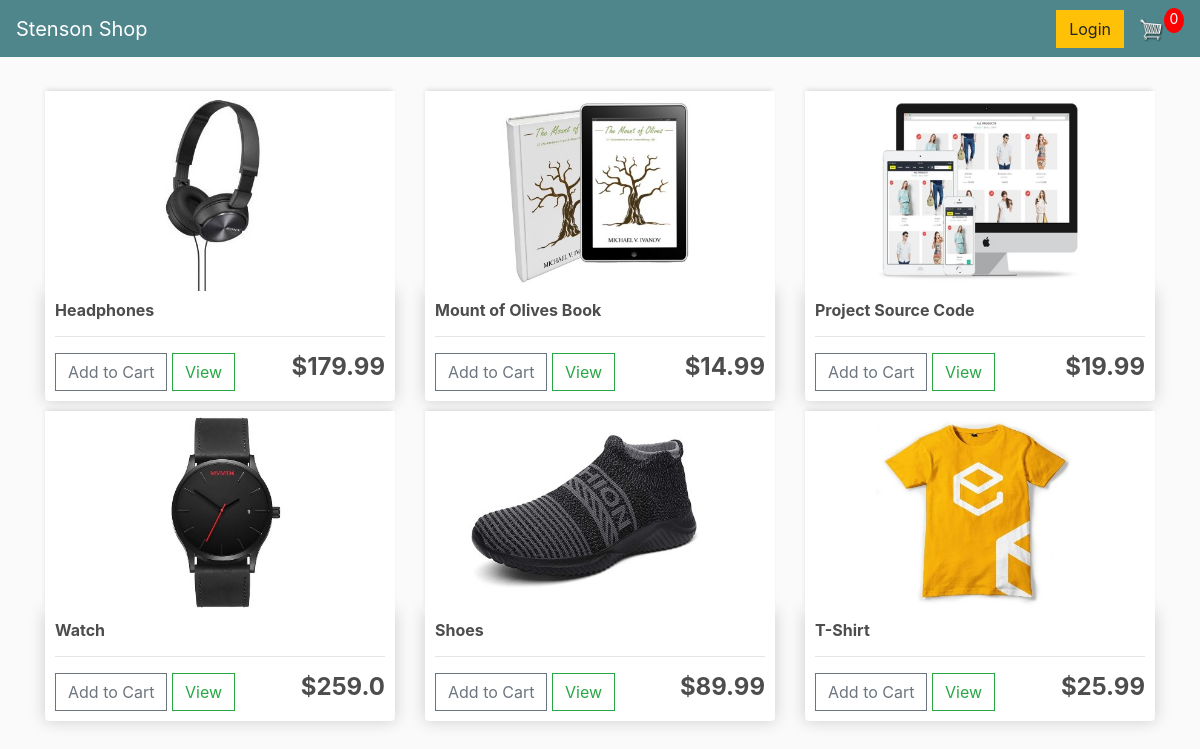
The app's page /, older data.
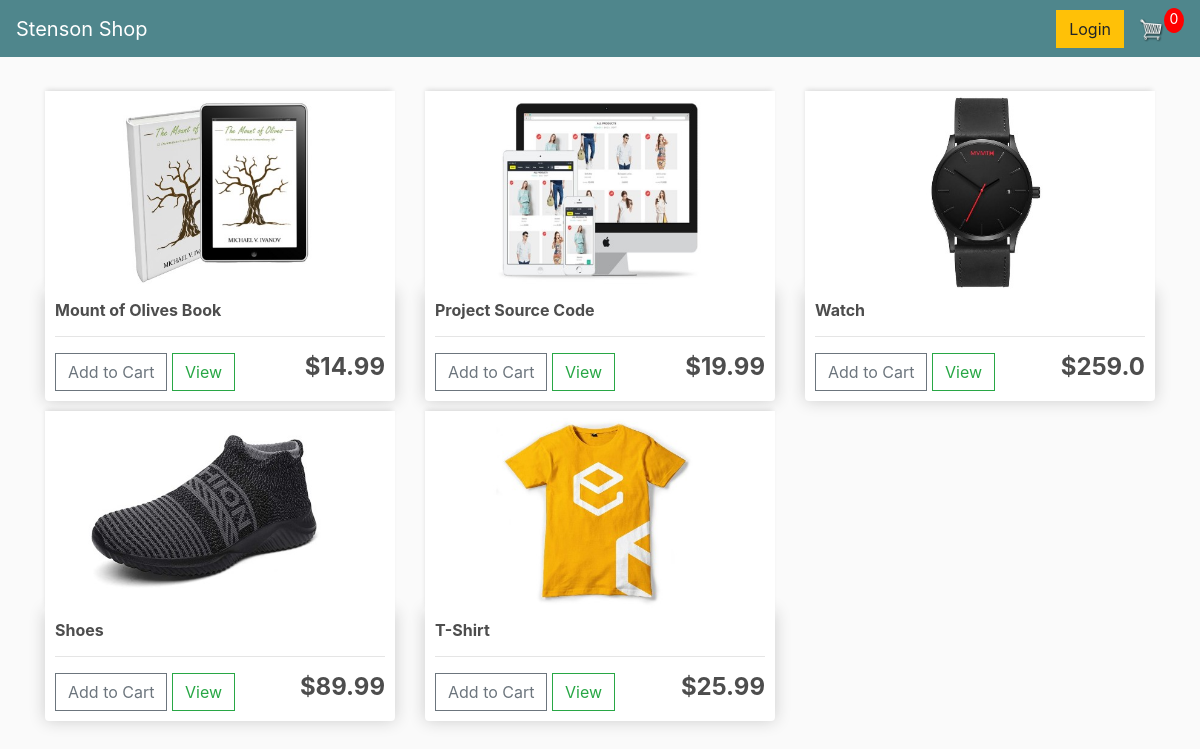
The same page, newer data.
### store/models.py (models this page shows, shortened)
class Product(models.Model):
    name = models.CharField(max_length=200)
    price = models.FloatField()
    digital = models.BooleanField(default=False, null=True, blank=True)
    image = models.ImageField(null=True, blank=True)

### store/views.py (the view)
# urls.py: path('', include('store.urls')),
def store(request):
    data = cartData(request)
    cartItems = data['cartItems']
    order = data['order']
    items = data['items']
    products = Product.objects.all()
    context = {'products': products, 'cartItems': cartItems}
    return render(request, 'store/store.html', context)

### store/utils.py (called while the page is built, shortened)
def cookieCart(request):
    try:
        cart = json.loads(request.COOKIES['cart'])
    except:
        cart = {}
        print('CART:', cart)
    items = []
    order = {'get_cart_total': 0, 'get_cart_items': 0, 'shipping': False}
    cartItems = order['get_cart_items']
    return {'cartItems': cartItems, 'order': order, 'items': items}

def cartData(request):
    if request.user.is_authenticated:
        customer = request.user.customer
        order, created = Order.objects.get_or_create(customer=customer, complete=False)
        items = order.orderitem_set.all()
        cartItems = order.get_cart_items
    else:
        cookieData = cookieCart(request)
        cartItems = cookieData['cartItems']
        order = cookieData['order']
        items = cookieData['items']
    return {'cartItems': cartItems, 'order': order, 'items': items}

### store/Templates/store/store.html (shortened to what this page needs)
{% extends 'store/main.html' %}
{% load static %}
{% block content %}
	<div class="row">
		{% for product in products %}
		<div class="col-lg-4">
		<img class="thumbnail" src="{{product.image.url}}">
		  <div class="box-element product">
			  <h6><strong>{{product.name}}</strong></h6>
			  <hr>
			  <button data-price="{{product.price}}" data-product="{{product.id}}" data-action="add" class="btn btn-outline-secondary add-btn update-cart">Add to Cart</button>
			  <a class="btn btn-outline-success" href="{{product.get_absolute_url}}">View</a>
			  <h4 style="display: inline-block; float: right"><strong>${{product.price}}</strong></h4>
		   </div>
	   </div>
  {% endfor %}
	</div>
{% endblock content %}

### store/Templates/store/main.html (shortened to what this page needs)
<!DOCTYPE html>
{% load static %}
<html>
<head>
    <link rel="stylesheet" href="https://stackpath.bootstrapcdn.com/bootstrap/4.4.1/css/bootstrap.min.css">
    <link rel="stylesheet" type="text/css" href="{% static 'css/main.css' %}">
</head>
<body>
    <nav class="navbar navbar-expand-lg navbar-dark bg-dark">
        <a class="navbar-brand" href="{% url 'store' %}">Stenson Shop</a>
        <div class="collapse navbar-collapse" id="navbarSupportedContent">
            <ul class="navbar-nav mr-auto">
                <li class="nav-item active">
                    <a class="nav-link" href="{% url 'store' %}"> <span class="sr-only">(current)</span></a>
                </li>
            </ul>
            <div class="form-inline my-2 my-lg-0">
                <a href="/admin/" class="btn btn-warning">Login</a>
                <a href="{% url 'cart' %}">
                    <img id="cart-icon" src="{% static 'images/cart.png' %}">
                </a>
                <p id="cart-total">{{cartItems}}</p>
            </div>
        </div>
    </nav>
    <div class="container">
        <br>
        {% block content %}
        {% endblock content %}
    </div>
</body>
</html>

### static/css/main.css (style rules this page uses)
body { background-color: hsl(0, 0%, 98%); }
h1,h2,h3,h4,h5,h6 { color:hsl(0, 0%, 30%); }
.box-element { box-shadow:hsl(0, 0%, 80%) 0 0 16px; background-color: #fff; border-radius: 4px; padding: 10px; }
.thumbnail { width: 100%; height: 200px; -webkit-box-shadow: -1px -3px 5px -2px rgba(214,214,214,1); -moz-box-shadow: -1px -3px 5px -2px rgba(214,214,214,1); box-shadow: -1px -3px 5px -2px rgba(214,214,214,1); }
.product { border-radius: 0 0 4px 4px; }
.bg-dark { background-color: #4f868c!important; }
#cart-icon { width:25px; display: inline-block; margin-left: 15px; }
#cart-total { display: block; text-align: center; color:#fff; background-color: red; width: 20px; height: 25px; border-radius: 50%; font-size: 14px; }
.col-lg-4, .col-lg-6, .col-lg-8, .col-lg-12 { margin-top: 10px; }
.btn { border-radius: 0; }

Row changes from the older to the newer data that the page shows:
removed Product: image (picture), name "Headphones", price "179.99"
